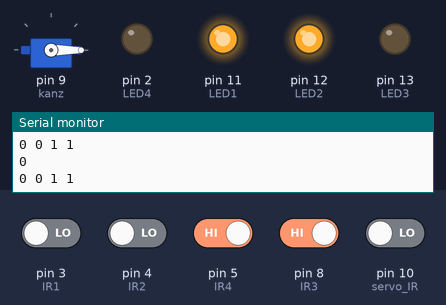
Recording of a sketch running on a simulated Arduino Uno, built with avr-gcc and run on an emulated ATmega328P. On the bench: servo, output pins drawn as LEDs (lit = HIGH), the last lines printed to the serial monitor. The inputs (shaded band) are chosen by the test bench; at power-on: pin 5 (IR4), pin 8 (IR3) HIGH, pin 3 (IR1), pin 4 (IR2), pin 10 (servo_IR) LOW.

Above: at 6.8 s.
6.9 s: pin 3 (IR1) driven HIGH
At 10.4 s:
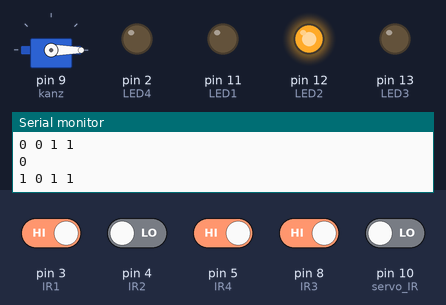
10.8 s: pin 4 (IR2) driven HIGH
At 12.4 s:
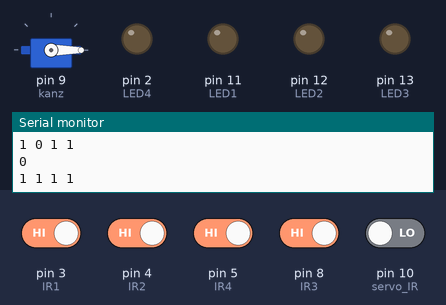
14.7 s: pin 5 (IR4) driven LOW
At 15.7 s:
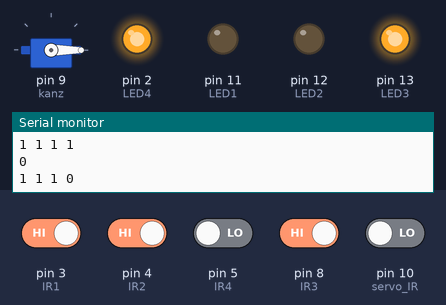
18.6 s: pin 10 (servo_IR) driven HIGH
At 22.3 s:
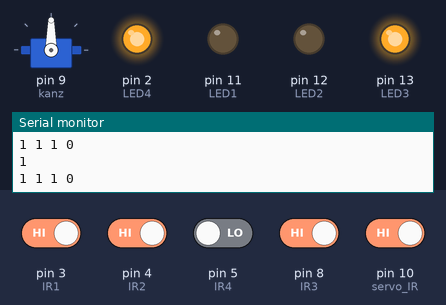
22.6 s: pin 10 (servo_IR) driven LOW
At 23.9 s:
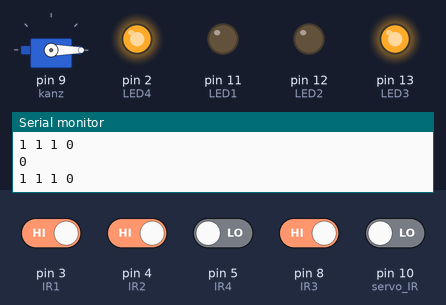
26.5 s: pin 3 (IR1) driven LOW
At 30.5 s:
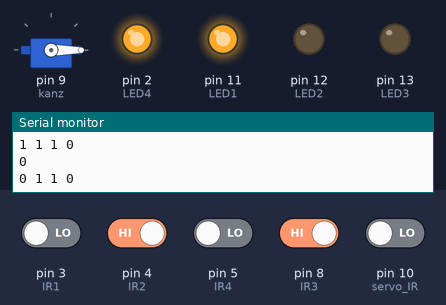
Timing chart, 0 to 31.7 s (numbered marks = the images above; inputs shaded):
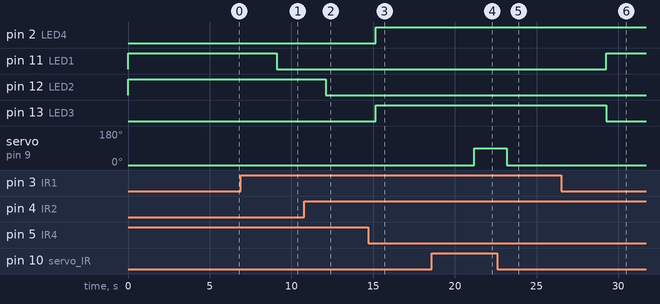

The sketch:

Smart_Parking_using_IOT.ino
```cpp
#include<SoftwareSerial.h>
#include <Servo.h>
Servo kanz;
SoftwareSerial blu (6, 7);
//int pos = 0;
int LED1 = 11;
int LED2 = 12;
int LED3 = 13;
int LED4 = 2;
void setup() {
  // put your setup code here, to run once:
  Serial.begin(9600);

  pinMode(3, INPUT); //IR1
  pinMode(4, INPUT); //IR2
  pinMode(8, INPUT); //IR3
  pinMode(5, INPUT); //IR4
  pinMode(10, INPUT); //servo IR
  kanz.attach(9); //servo motor
  blu.begin(9600);
   pinMode(LED1, OUTPUT);
  pinMode(LED2, OUTPUT);
  pinMode(LED3, OUTPUT);
  pinMode(LED4, OUTPUT);

}

void loop() {
  // put your main code here, to run repeatedly:
  boolean e = digitalRead(10);
  Serial.println(e);
  boolean s1 = digitalRead(3);
  boolean s2 = digitalRead(4);
  boolean s3 = digitalRead(8);
  boolean s4 = digitalRead(5);
 Serial.print(s1);
 Serial.print(" ");
 Serial.print(s2);
 Serial.print(" ");
 Serial.print(s3);
 Serial.print(" ");
 Serial.println(s4);

  if (e == 1)
  {
    kanz.write(90);
    delay(1000);
  }
  if (e == 0)
  {
    kanz.write(0);


    if (s1 == 1 && s2 == 1 && s3 == 1 && s4 == 1)
    {
     digitalWrite(LED1,LOW);
     digitalWrite(LED2,LOW);
     digitalWrite(LED3,LOW);
     digitalWrite(LED4,LOW);
      blu.println("all slots are free");
    }
                     else if (s1==0 && s2==0 && s3==0 && s4==0)
                     {
                    blu.println("all slots are filled");
                    kanz.write(90);
                    digitalWrite(LED1,HIGH);
                    digitalWrite(LED2,HIGH);
                    digitalWrite(LED3,HIGH);
                    digitalWrite(LED4,HIGH);
                     }
    else if (s1 == 1 && s2 == 1 && s3 == 1 &&s4==1)
     {
      blu.println("s1,s2 and s3 slots are free");
      digitalWrite(LED1,LOW);
      digitalWrite(LED2,LOW);
      digitalWrite(LED3,HIGH);
      digitalWrite(LED4,HIGH);
     }
                     else if (s1 == 1 && s2 == 1 && s4 == 1)
                     {
                    blu.println("s1, s2 and s4 slots are free");
                    digitalWrite(LED1,LOW);
                    digitalWrite(LED2,LOW);
                    digitalWrite(LED3,HIGH);
                    digitalWrite(LED4,LOW);
                   }
    else if (s1 == 1 && s3 == 1 && s4 == 1)
    {
     blu.println("s1,s3 and s4 slots are free");
     digitalWrite(LED1,LOW);
     digitalWrite(LED2,HIGH);
     digitalWrite(LED3,LOW);
     digitalWrite(LED4,LOW);
    }
    else if (s2 == 1 && s3 == 1 && s4 == 1)
    {
     blu.println("s2, s3 and s4 slots are free");
     digitalWrite(LED1,HIGH);
     digitalWrite(LED2,LOW);
     digitalWrite(LED3,LOW);
     digitalWrite(LED4,LOW);
    }
                     else if (s1 == 1 && s2 == 1 )
                     {
                    blu.println("s1 and s2 slots are free");
                    digitalWrite(LED1,LOW);
                    digitalWrite(LED2,LOW);
                    digitalWrite(LED3,HIGH);
                    digitalWrite(LED4,HIGH);
                     }
                     else if (s1 == 1 && s3 == 1)
                     {
                    blu.println("s1 and s3 slots are free");
                    digitalWrite(LED1,LOW);
                    digitalWrite(LED2,HIGH);
                    digitalWrite(LED3,LOW);
                    digitalWrite(LED4,HIGH);
                     }
    else if (s1 == 1 && s4 == 1)
    {
     blu.println("s1 and s4 slots are free");
     digitalWrite(LED1,LOW);
     digitalWrite(LED2,HIGH);
     digitalWrite(LED3,HIGH);
     digitalWrite(LED4,LOW);
    }
    else if ( s2 == 1 && s3 == 1)
    {
     blu.println(" s2 and s3 slots are free");
     digitalWrite(LED1,HIGH);
     digitalWrite(LED2,LOW);
     digitalWrite(LED3,LOW);
     digitalWrite(LED4,HIGH);
    }
                     else if ( s2 == 1 && s4 == 1)
                     {
                    blu.println("s2 and s4 slots are free");
                    digitalWrite(LED1,HIGH);
                    digitalWrite(LED2,HIGH);
                    digitalWrite(LED3,HIGH);
                    digitalWrite(LED4,LOW);
                     }
                     else if ( s3 == 1&& s4==1)
                     {
                    blu.println("s3 and s4 slots are free");
                    digitalWrite(LED1,HIGH);
                    digitalWrite(LED2,HIGH);
                    digitalWrite(LED3,LOW);
                    digitalWrite(LED4,LOW);
                     }
                     else if(s1==1)
                     {
                    blu.println("s1 slot is free");
                    digitalWrite(LED1,LOW);
                    digitalWrite(LED2,HIGH);
                    digitalWrite(LED3,HIGH);
                    digitalWrite(LED4,HIGH);
                     }
                     else if(s2==1)
                     {
                    blu.println("s2 slot is free");
                    digitalWrite(LED1,HIGH);
                    digitalWrite(LED1,LOW);
                    digitalWrite(LED3,HIGH);
                    digitalWrite(LED4,HIGH);
                     }
                     else if(s3==1)
                     {
                    blu.println("s3 slot is free");
                    digitalWrite(LED1,HIGH);
                    digitalWrite(LED2,HIGH);
                    digitalWrite(LED3,LOW);
                    digitalWrite(LED4,HIGH);
                     }
                     else if(s4==1)
                     {
                    blu.println("s4 slot is free");
                    digitalWrite(LED1,HIGH);
                    digitalWrite(LED2,HIGH);
                    digitalWrite(LED3,HIGH);
                    digitalWrite(LED4,LOW);
                     }

          delay(3000);

    }

}
```

Measured:
- after the input at 6.9 s, pin 11 (LED1): HIGH → LOW after 2.2 s
- after the input at 10.8 s, pin 12 (LED2): HIGH → LOW after 1.3 s
- after the input at 14.7 s, pin 2 (LED4), pin 13 (LED3): LOW → HIGH after 0.46 s
- after the input at 18.6 s, servo on pin 9 (kanz): 0° → 90° after 2.6 s
- after the input at 22.6 s, servo on pin 9 (kanz): 90° → 0° after 0.59 s
- after the input at 26.5 s, pin 11 (LED1): LOW → HIGH after 2.8 s; pin 13 (LED3): HIGH → LOW after 2.8 s
